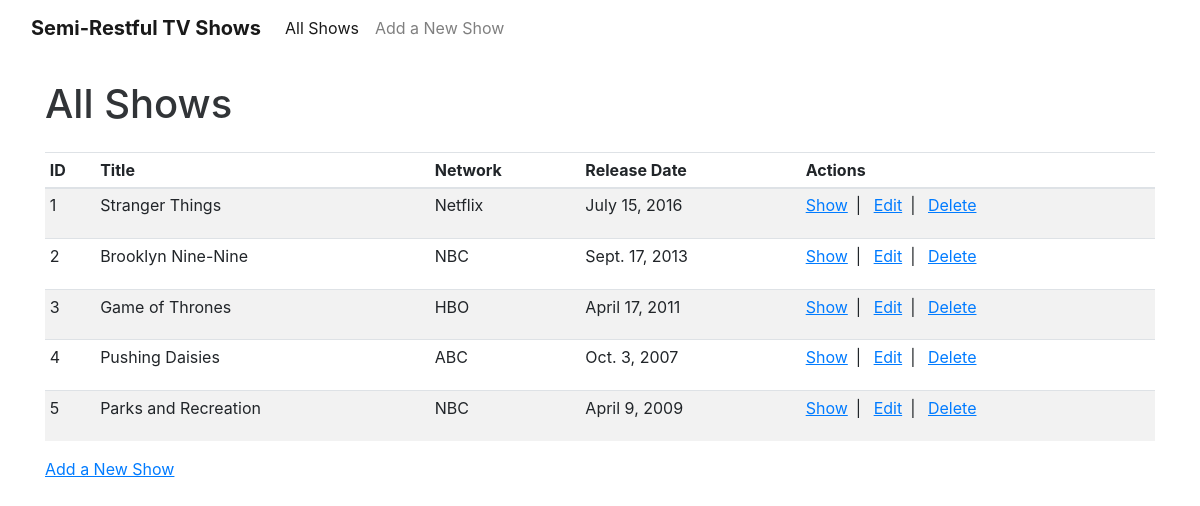
The app's page /shows, older data.
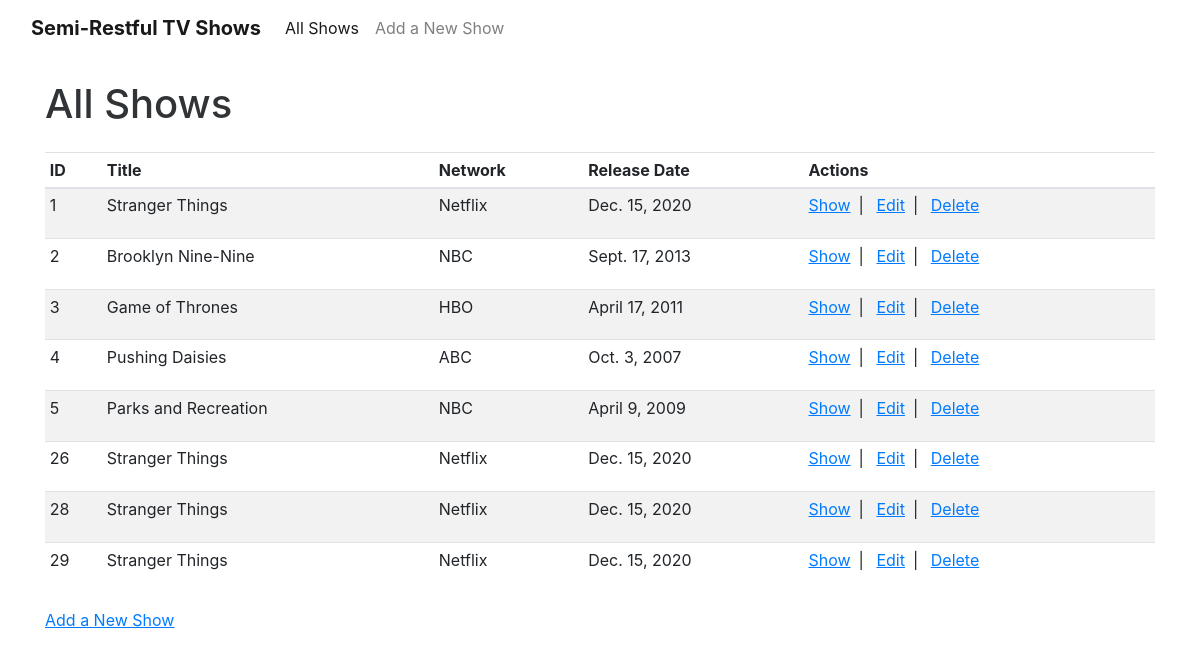
The same page, newer data.
### simi_restful_app/models.py (models this page shows)
class Show(models.Model):
    title = models.CharField(max_length=255)
    network = models.CharField(max_length=255)
    release_date = models.DateField()
    description = models.TextField(default='', blank=True, null=True)
    created_at = models.DateTimeField(auto_now_add=True)
    updated_at = models.DateTimeField(auto_now=True)
    objects = ShowManager()

### simi_restful_app/views.py (the view)
# urls.py: path('shows', views.shows),
def shows(request):
    context = {
        'shows': Show.objects.all()
    }
    return render(request, 'shows.html', context)

### simi_restful_app/templates/shows.html (shortened to what this page needs)
<!DOCTYPE html>
<html>
<head>
    {% load static %}
    <link rel="stylesheet" href="{% static '/bootstrap/css/bootstrap.min.css' %}">
    <link rel="stylesheet" href="{% static '/css/Features-Boxed.css' %}">
    <link rel="stylesheet" href="{% static '/css/styles.css'%}">
</head>
<body>
    <nav class="navbar navbar-light navbar-expand-md">
        <div class="container-fluid"><a class="navbar-brand" href="/shows"><strong>Semi-Restful TV
                    Shows</strong><br></a>
            <div class="collapse navbar-collapse" id="navcol-1">
                <ul class="nav navbar-nav">
                    <li class="nav-item"><a class="nav-link active" href="/shows">All Shows</a></li>
                    <li class="nav-item"><a class="nav-link" href="/shows/new"
                            onclick="sessionStorage.setItem(`backTo`, window.location.pathname)">Add a New
                            Show</a></li>
                </ul>
            </div>
        </div>
    </nav>
    <div class="features-boxed">
        <div class="container">
            <div class="mt-4">
                <h1>All Shows</h1>
            </div>
            <div class="row justify-content-center features mt-4">
                <div class="col">
                    <div class="table-responsive">
                        <table class="table table-striped table-sm">
                            <thead>
                                <tr>
                                    <th>ID</th>
                                    <th>Title</th>
                                    <th>Network</th>
                                    <th>Release Date</th>
                                    <th>Actions</th>
                                </tr>
                            </thead>
                            <tbody>
                                {% for item in shows%}
                                <tr>
                                    <td>{{item.id}}</td>
                                    <td>{{item.title}}</td>
                                    <td>{{item.network}}</td>
                                    <td>{{item.release_date}}</td>
                                    <td class="m-0">
                                        <ul class="list-inline">
                                            <li class="list-inline-item"><a class="underline" href="/shows/{{item.id}}"
                                                    onclick="sessionStorage.setItem(`backTo`, window.location.pathname)">Show</a><span
                                                    class="ml-2">|</span></li>
                                            <li class="list-inline-item"><a class="underline"
                                                    href="/shows/{{item.id}}/edit"
                                                    onclick="sessionStorage.setItem(`backTo`, window.location.pathname)">Edit</a><span
                                                    class="ml-2">|</span></li>
                                            <li class="list-inline-item"><a class="underline" href="#"
                                                    data-toggle="modal" data-target="#myModal"
                                                    onclick="ThisItem = {{item.id}}">Delete</a></li>
                                        </ul>
                                    </td>
                                </tr>
                                {% endfor %}
                            </tbody>
                        </table>
                    </div>
                </div>
            </div>
            <div class=" row">
                <div class="col"><a class="underline" href="/shows/new"
                        onclick="sessionStorage.setItem(`backTo`, window.location.pathname)">Add
                        a New Show</a>
                </div>
            </div>
        </div>
    </div>
</body>
</html>

### simi_restful_app/static/css/Features-Boxed.css (style rules this page uses)
.features-boxed { color: #313437; }
.features-boxed .features { padding: 0px; }
.underline { text-decoration: underline; }

Row changes from the older to the newer data that the page shows:
changed Show id 1: release_date "July 15, 2016" → "Dec. 15, 2020"
added Show: id "26", title "Stranger Things", network "Netflix", release_date "Dec. 15, 2020"
added Show: id "28", title "Stranger Things", network "Netflix", release_date "Dec. 15, 2020"
added Show: id "29", title "Stranger Things", network "Netflix", release_date "Dec. 15, 2020"
